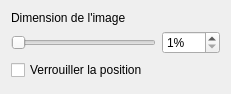
<?xml version="1.0" encoding="UTF-8"?>
<ui version="4.0">
 <class>ImagePropertiesWidget</class>
 <widget class="QWidget" name="ImagePropertiesWidget">
  <property name="geometry">
   <rect>
    <x>0</x>
    <y>0</y>
    <width>231</width>
    <height>94</height>
   </rect>
  </property>
  <property name="windowTitle">
   <string>Form</string>
  </property>
  <layout class="QGridLayout" name="gridLayout">
   <property name="sizeConstraint">
    <enum>QLayout::SetMinimumSize</enum>
   </property>
   <item row="2" column="0">
    <widget class="QCheckBox" name="m_lock_pos_cb">
     <property name="text">
      <string>Verrouiller la position</string>
     </property>
    </widget>
   </item>
   <item row="0" column="0">
    <widget class="QLabel" name="label">
     <property name="text">
      <string>Dimension de l'image</string>
     </property>
    </widget>
   </item>
   <item row="1" column="0">
    <widget class="QSlider" name="m_scale_slider">
     <property name="minimum">
      <number>1</number>
     </property>
     <property name="maximum">
      <number>200</number>
     </property>
     <property name="orientation">
      <enum>Qt::Horizontal</enum>
     </property>
    </widget>
   </item>
   <item row="1" column="1">
    <widget class="QSpinBox" name="m_scale_sb">
     <property name="suffix">
      <string>%</string>
     </property>
     <property name="minimum">
      <number>1</number>
     </property>
     <property name="maximum">
      <number>200</number>
     </property>
    </widget>
   </item>
   <item row="3" column="0">
    <spacer name="verticalSpacer">
     <property name="orientation">
      <enum>Qt::Vertical</enum>
     </property>
     <property name="sizeHint" stdset="0">
      <size>
       <width>20</width>
       <height>40</height>
      </size>
     </property>
    </spacer>
   </item>
  </layout>
 </widget>
 <resources/>
 <connections>
  <connection>
   <sender>m_scale_slider</sender>
   <signal>valueChanged(int)</signal>
   <receiver>m_scale_sb</receiver>
   <slot>setValue(int)</slot>
   <hints>
    <hint type="sourcelabel">
     <x>81</x>
     <y>40</y>
    </hint>
    <hint type="destinationlabel">
     <x>190</x>
     <y>40</y>
    </hint>
   </hints>
  </connection>
  <connection>
   <sender>m_scale_sb</sender>
   <signal>valueChanged(int)</signal>
   <receiver>m_scale_slider</receiver>
   <slot>setValue(int)</slot>
   <hints>
    <hint type="sourcelabel">
     <x>190</x>
     <y>40</y>
    </hint>
    <hint type="destinationlabel">
     <x>81</x>
     <y>40</y>
    </hint>
   </hints>
  </connection>
 </connections>
</ui>
